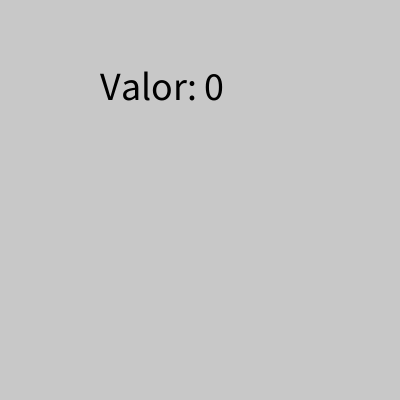
Frame 1 (no input)
Frame 60 (the mouse pressed at the canvas centre just before this capture): identical to frame 1, image omitted
Frame 120 (the mouse held since frame 60 and released just before this capture): identical to frame 1, image omitted

The Processing sketch that drew this single still picture (run headless with seeded random() and noise(); from frame 60 on, the mouse is pressed at the canvas centre):

// Processing sketch: variable
// ── variable.pde
int incrementadorCrucial = 0;

void setup() {
  size(400, 400);
  fill(0);
}

void draw() {
  background(200);
  textSize(40);
  text("Valor: " + incrementadorCrucial, 100, 100);
}

void mouseClicked(){
  incrementadorCrucial = incrementadorCrucial + 1;
}

void keyPressed(){
  incrementadorCrucial = incrementadorCrucial - 1;
}
